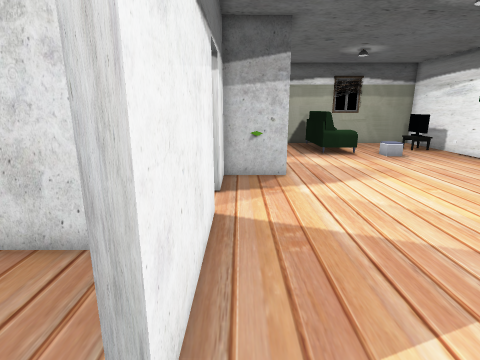
View 1 (above)

21 first-person views from a walk through a Unity game level. The camera is 1.5 m above the floor, tilts 14° down and sees 80° across. The floor is counted in squares, 0.5 m on a side. Each view is taken from the middle of a square. On the plan, view 1 faces up. The plan holds only what a view shows up to about 20 squares ahead; the rest is blank. The player is left out. Door leaves are left out, so doorways stand open. Some surface patterns are stand-ins.

View 2
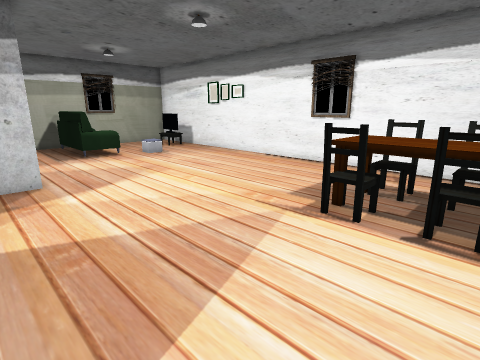

View 3
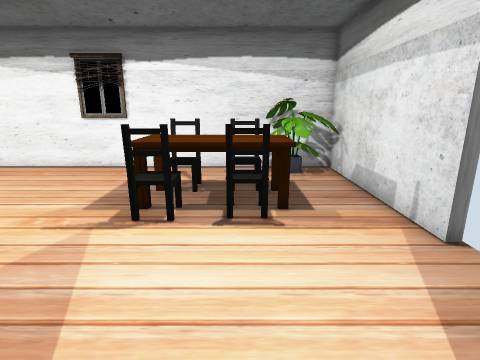

View 4
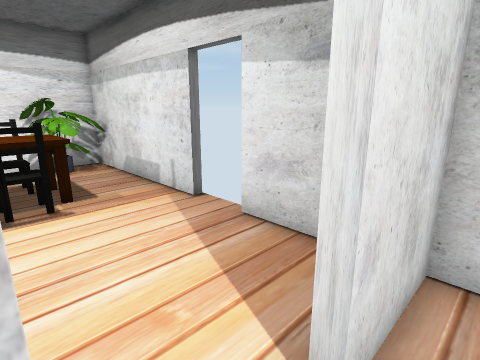

View 5
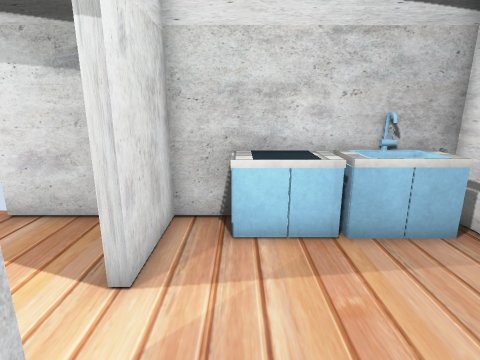

View 6
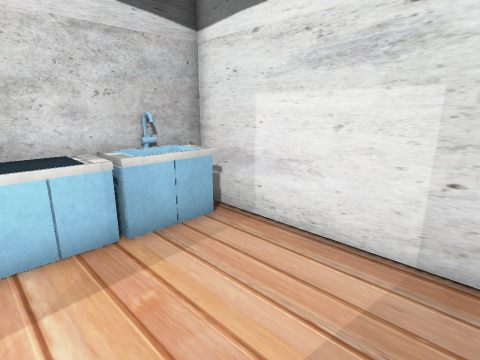

View 7
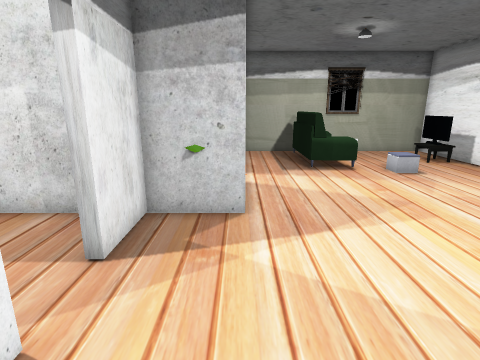

View 8
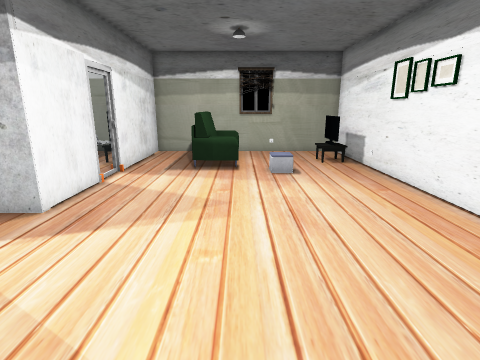

View 9
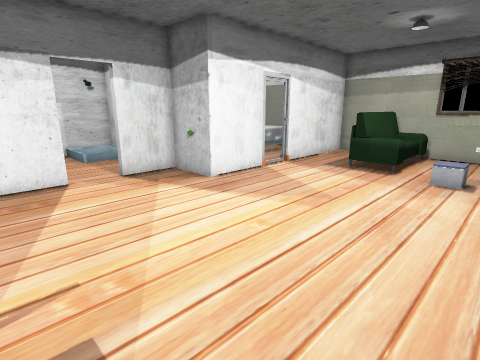

View 10
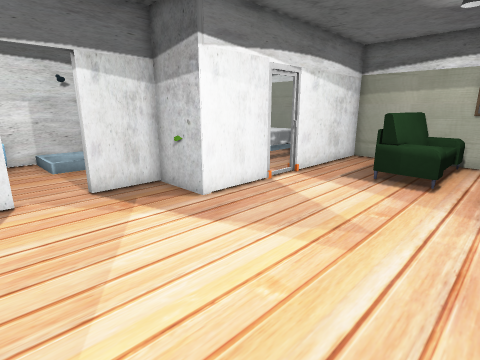

View 11
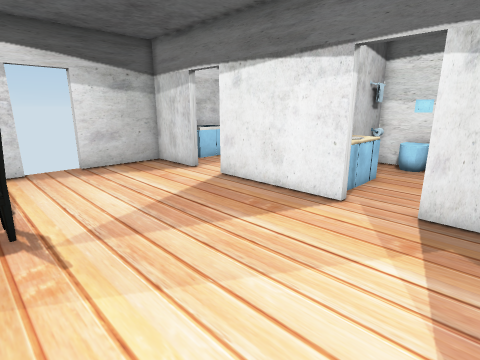

View 12
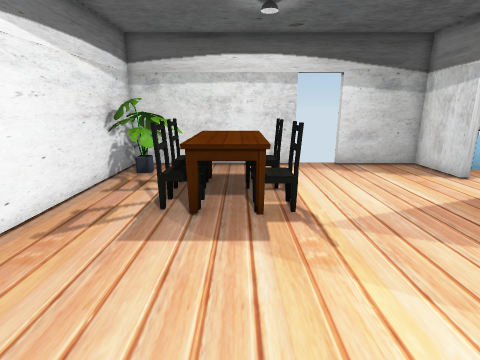

View 13
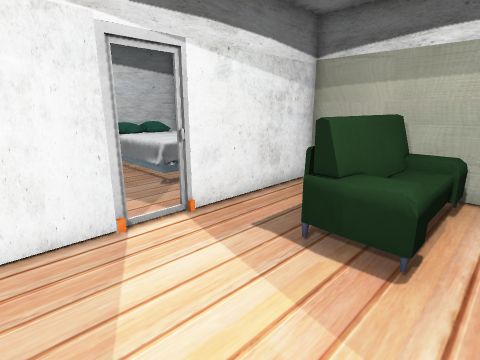

View 14
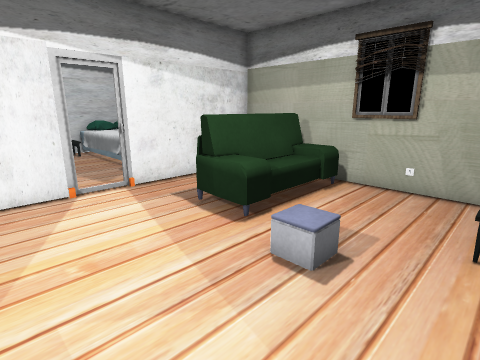

View 15
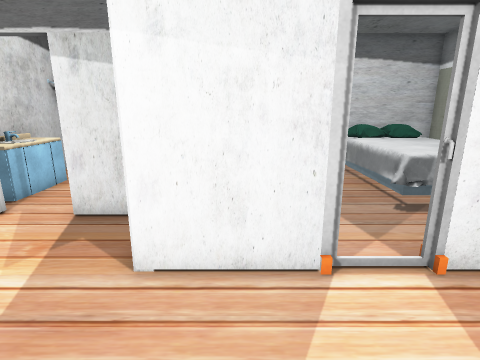

View 16
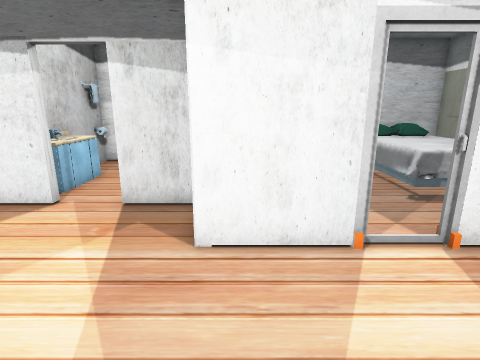

View 17
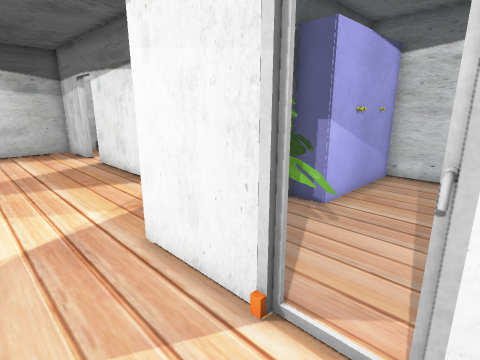

View 18
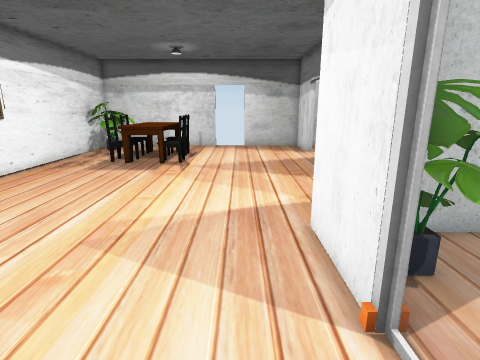

View 19
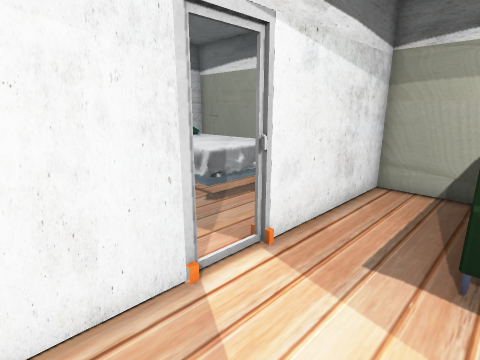

View 20
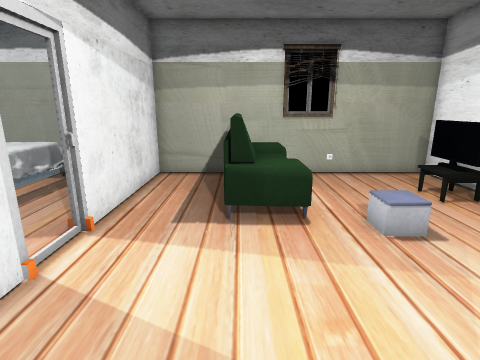

View 21
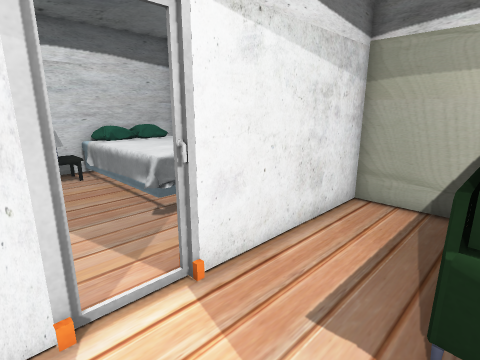

### Floor plan
Ten units are one square. View 1 is at (0, 0); x grows to the right and y downward. Boxes are objects, and circles mark ways between rooms. Rooms are numbered by the first view taken in them; rooms with no view inside come last. Other rooms are left out.
<svg viewBox="-93 -259 246 304">
<path fill="none" stroke="#000" d="M22 -167 22 -130 -7 -130 -7 -102M-7 -80 -7 -20M-7 3 -7 37 36 37M60 37 148 37 148 -254 22 -254 22 -187M-88 -39 -88 37 -11 37 -11 3M-32 -57 -52 -57M-88 -169 -88 -146M-32 -134 -2 -134M-11 -254 -88 -254 -88 -191"/>
<rect x="55" y="-245" width="30" height="60" fill="#bbb"><title>sofa</title></rect>
<rect x="65" y="-15" width="20" height="20" fill="#bbb"><title>chair</title></rect>
<rect x="65" y="-45" width="20" height="20" fill="#bbb"><title>chair</title></rect>
<rect x="75" y="-45" width="30" height="60" fill="#bbb"><title>other object</title></rect>
<rect x="105" y="-15" width="20" height="20" fill="#bbb"><title>chair</title></rect>
<rect x="105" y="-45" width="20" height="20" fill="#bbb"><title>chair</title></rect>
<rect x="115" y="-5" width="30" height="40" fill="#bbb"><title>other object</title></rect>
<rect x="125" y="-235" width="10" height="30" fill="#bbb"><title>other object</title></rect>
<rect x="-85" y="15" width="30" height="20" fill="#bbb"><title>other object</title></rect>
<rect x="-55" y="15" width="30" height="20" fill="#bbb"><title>other object</title></rect>
<rect x="-85" y="-155" width="60" height="10" fill="#bbb"><title>other object</title></rect>
<rect x="-85" y="-195" width="20" height="20" fill="#bbb"><title>other object</title></rect>
<rect x="-85" y="-245" width="70" height="50" fill="#bbb"><title>bed</title></rect>
<rect x="-85" y="-235" width="10" height="10" fill="#bbb"><title>other object</title></rect>
<rect x="-15" y="-175" width="30" height="40" fill="#bbb"><title>other object</title></rect>
<rect x="5" y="-235" width="10" height="30" fill="#bbb"><title>other object</title></rect>
<circle cx="-10" cy="-10" r="3" fill="#2a7"/>
<text x="80" y="-100">1</text>
<text x="-50" y="-10">2</text>
<text x="-40" y="-190">3</text>
</svg>
Room 1 opens to room 2.

Where each view was taken, in squares from view 1:
view 1: 0 up, 0 right, facing up
view 2: 0 up, 0 right, facing up-right
view 3: 1 up, 0 right, facing right
view 4: 2 up, 2 left, facing down-right
view 5: 4 up, 3 left, facing down
view 6: 4 up, 3 left, facing down-left
view 7: 5 up, 2 right, facing up
view 8: 5 up, 8 right, facing up
view 9: 5 up, 12 right, facing up-left
view 10: 7 up, 10 right, facing up-left
view 11: 12 up, 8 right, facing down-left
view 12: 12 up, 9 right, facing down
view 13: 14 up, 9 right, facing up-left
view 14: 14 up, 13 right, facing up-left
view 15: 15 up, 7 right, facing left
view 16: 14 up, 8 right, facing left
view 17: 19 up, 5 right, facing down-left
view 18: 20 up, 4 right, facing down
view 19: 14 up, 6 right, facing up-left
view 20: 12 up, 6 right, facing up
view 21: 16 up, 6 right, facing up-left
